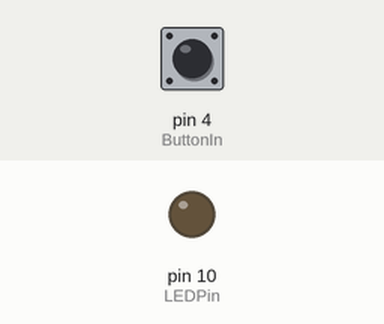
Simulated run of this sketch. Board: Arduino Uno, built with avr-gcc and run on an emulated ATmega328P. On the bench: output pins drawn as LEDs (lit = HIGH). Dashed ring = blinking. The inputs (shaded band) are chosen by the test bench; at power-on: pin 4 (ButtonIn) LOW.

Above: at 1.2 s.
1.3 s: pin 4 (ButtonIn) pulled HIGH for 1 s
At 1.42 s:
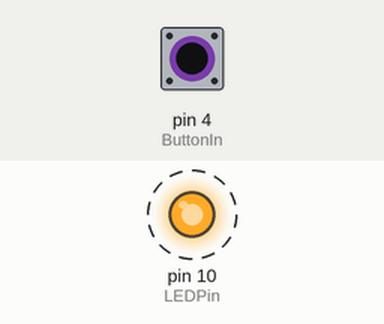
3.8 s: pin 4 (ButtonIn) pulled HIGH for 3.2 s
At 7.9 s:
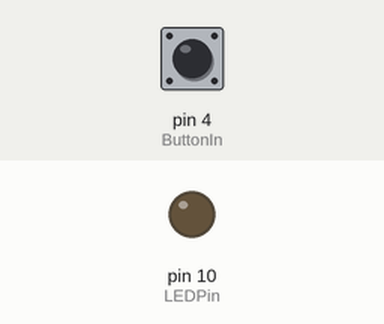
Timing chart, 0 to 9.4 s (numbered marks = the images above; inputs shaded):
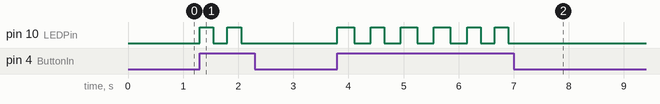

The sketch:

BlinkVedTryk.ino
```cpp
const int ButtonIn = 4;

const int LEDPin = 10;

unsigned long lastTime = 0;

unsigned long currentTime = 0;

bool LEDOn = false;

void setup() {
  // put your setup code here, to run once:
  pinMode(ButtonIn, INPUT);
  pinMode(LEDPin, OUTPUT);
}

void loop() {
  // put your main code here, to run repeatedly:
  currentTime = millis();
  if(digitalRead(ButtonIn) == HIGH){
    if(currentTime - lastTime >= 250){
      if(LEDOn){
        digitalWrite(LEDPin, LOW);
        LEDOn = false;
      }else{
        digitalWrite(LEDPin, HIGH);
        LEDOn = true;
      }
      lastTime = currentTime;
    }
  } else{
    digitalWrite(LEDPin, LOW);
  }
  delay(50);
}
```

Measured:
- after the input at 1.3 s, pin 10 (LEDPin): alternates HIGH for 0.25 s and LOW for 0.25 s, 4 changes in all, then stays LOW, starting at once
- after the input at 3.8 s, pin 10 (LEDPin): alternates HIGH for 0.28 s and LOW for 0.30 s, 12 changes in all, then stays LOW, starting at once
